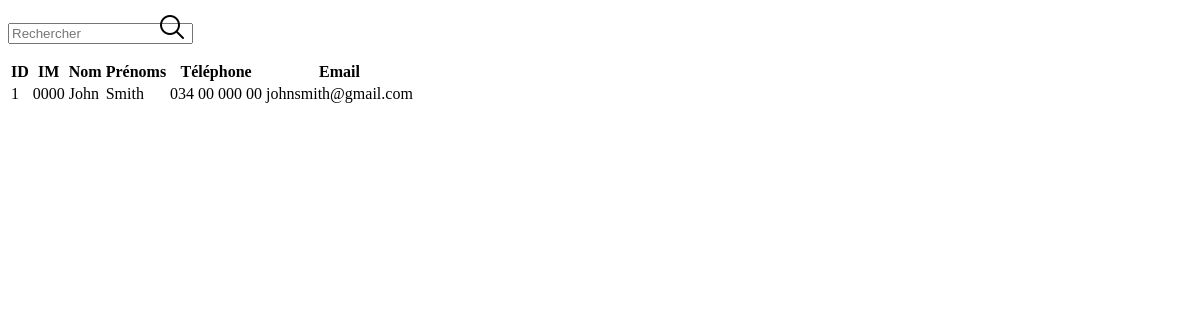
Before: /stagiaires/personnel/ with the older database file.
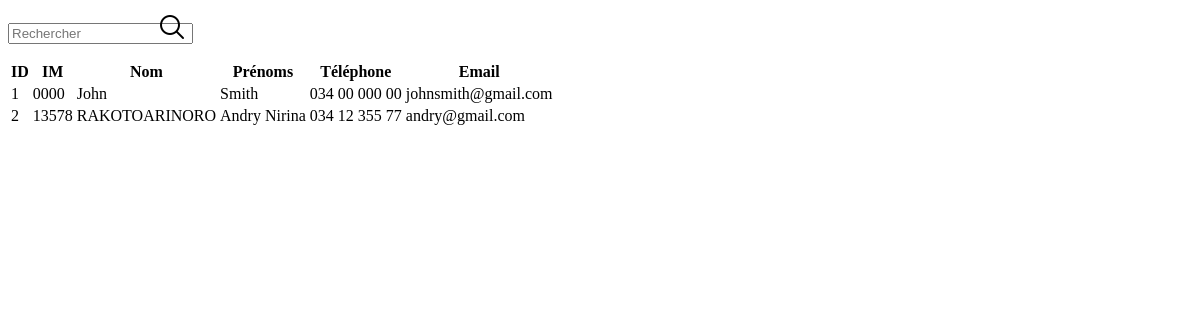
After: the same page with the newer database file.
### stagiaires/models.py (models this page shows)
class Personnel(models.Model):
    idPersonnel = models.AutoField(primary_key=True)
    im = models.CharField(max_length=255)
    nomPersonnel = models.CharField(max_length=255)
    prenomPersonnel = models.CharField(max_length=255)
    telephonePersonnel = models.CharField(max_length=255)
    emailPersonnel = models.EmailField()
    user = models.ForeignKey(CustomUser, on_delete=models.CASCADE, related_name="personnelCompte",null=True, blank=True)

### stagiaires/views.py (the view)
# urls.py: path('personnel/', views.personnel, name='personnel'),
def personnel(request):
    is_superuser = check_superuser(request)
    personnels = Personnel.objects.all()
    context = {
        'personnels': personnels,
        'is_superuser': is_superuser
    }
    print(is_superuser)
    return render(request, 'personnel.html', context)

### stagiaires/views.py (called while the page is built)
def check_superuser(request):
    return request.user.is_authenticated and request.user.is_superuser

### stagiaires/templates/personnel.html (shortened to what this page needs)
{% load static %}
<nav class="navbar navbar-expand-sm navbar-dark ">
    <div class="container-fluid">
        <form class="d-flex" id="search-form">
            <input class="form-control me-2" type="text" id="param-input" placeholder="Rechercher" name="param" required>
            <a class="link" id="rechercher-link" href="#" data-url="{% url 'personnel_search' %}" style="position: relative;right: 40px;top:4px">
                <img src="{% static 'images/icon_search.png' %}">
            </a>
        </form>
    </div>
</nav>
<div class="table-responsive table-with-scroll">
    <table class="table table-hover table-rounded">
        <thead class="table-dark">
            <tr>
                <th>ID</th>
                <th>IM</th>
                <th>Nom</th>
                <th>Prénoms</th>
                <th>Téléphone</th>
                <th>Email</th>
            </tr>
        </thead>
        {% for x in personnels %}
        <tbody>
            <tr>
                    <td>{{ x.idPersonnel }}</td>
                    <td>{{ x.im }}</td>
                    <td>{{ x.nomPersonnel }}</td>
                    <td>{{ x.prenomPersonnel }}</td>
                    <td>{{ x.telephonePersonnel }}</td>
                    <td>{{ x.emailPersonnel }}</td>
            </tr>
        </tbody>
        {% endfor %}
    </table>
</div>

Changed rows visible on the page:
added Personnel: idPersonnel "2", im "13578", nomPersonnel "RAKOTOARINORO", prenomPersonnel "Andry Nirina", telephonePersonnel "034 12 355 77", emailPersonnel "andry@gmail.com"
